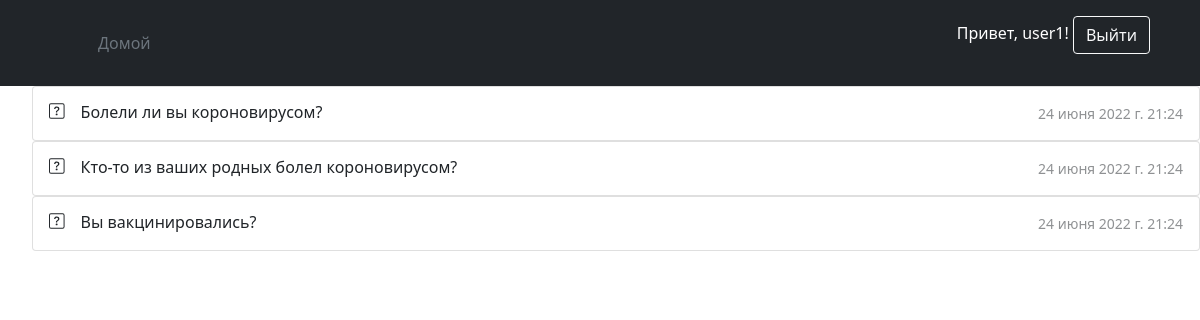
Screenshot of / (signed in) with the database file from the repository.
### covid/models.py (models this page shows, shortened)
class Question(models.Model):
    question_text = models.CharField(max_length=200, verbose_name="Вопрос")
    pub_date = models.DateTimeField(verbose_name="Дата публикации",
                                    default=datetime.datetime.now())
    is_active = models.BooleanField(verbose_name="Опубликован", default=True)
    class Meta:
        verbose_name = 'Вопрос'
        verbose_name_plural = 'Вопросы'

### covid/views.py (the view)
# urls.py: path('', IndexView.as_view(), name='index'),
class IndexView(ListView):
    template_name = 'covid/index.html'
    context_object_name = 'latest_question_list'
    def get_queryset(self):
        queryset = get_list_of_question()
        return queryset

### covid/services.py (called while the page is built)
def get_list_of_question():
    queryset = Question.objects.filter(pub_date__lte=timezone
                               .now()).order_by('pub_date')[:5]
    return queryset

### covid/templates/covid/index.html (shortened to what this page needs)
{% extends 'covid/base.html' %}
{% block content %}
{% if request.user.is_authenticated %}
{% if latest_question_list %}
<ul>
    {% for question in latest_question_list %}
    <div class="list-group">
        <a href="{% url 'covid:detail' question.id %}" class="list-group-item list-group-item-action d-flex gap-3 py-3"
           aria-current="true">
            <div class="d-flex gap-2 w-100 justify-content-between">
                <div>
                    <h6 class="mb-0">{{ question.question_text }}</h6>
                </div>
                <small class="opacity-50 text-nowrap">{{ question.pub_date }}</small>
            </div>
        </a>
    </div>
    {% endfor %}
</ul>
{% else %}
<h4>Нет вопросов для голосования</h4>
{% endif %}
{% else %}
<h4>Список вопросов могут просматривать только авторизованные пользователи</h4>
{% endif %}
{% endblock %}

### covid/templates/covid/base.html (shortened to what this page needs)
<!DOCTYPE html>
<html lang="en">
<head>
    <link href="https://cdn.jsdelivr.net/npm/bootstrap@5.1.3/dist/css/bootstrap.min.css" rel="stylesheet"
>
</head>
<header class="p-3 bg-dark text-white">
    <div class="container">
        <div class="d-flex flex-wrap align-items-center justify-content-center justify-content-lg-start">
            <a href="/" class="d-flex align-items-center mb-2 mb-lg-0 text-white text-decoration-none">
                <svg class="bi me-2" width="40" height="32" role="img" aria-label="Bootstrap">
                    <use xlink:href="#bootstrap"/>
                </svg>
            </a>
            <ul class="nav col-12 col-lg-auto me-lg-auto mb-2 justify-content-center mb-md-0">
                <li><a href="/" class="nav-link px-2 text-secondary">Домой</a></li>
            </ul>
            <div class="text-end">
                {% if request.user.is_authenticated %}
                <p>Привет, {{user.username}}! <a href="{% url 'covid:logout' %}">
                    <button type="button" class="btn btn-outline-light me-2">Выйти</button>
                </a></p>
                {% endif %}
            </div>
        </div>
    </div>
</header>
<body>
{% block content %}
{% endblock %}
</body>
</html>

### rows the page displays
Question: question_text "Болели ли вы короновирусом?", pub_date "24 июня 2022 г. 21:24"
Question: question_text "Кто-то из ваших родных болел короновирусом?", pub_date "24 июня 2022 г. 21:24"
Question: question_text "Вы вакцинировались?", pub_date "24 июня 2022 г. 21:24"

### other values shown
{{ user.username }} "user1"
